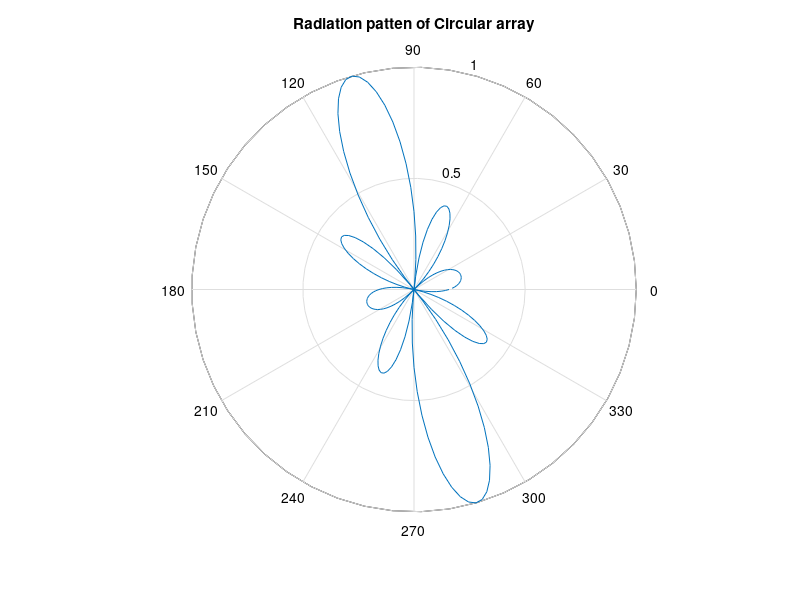

The MATLAB script that drew this image:
% Author : Vishwas K Singh
% Script to find radiation pattern of circular antenna array

% Clear everything
clc;
clear all;
close all;

% Take the lambda(Wavelength), N(Number of Elements), a(Circular radius),
% angle(theta and phi)
lambda = input('Enter the value of wavelength: ');
N = input('Enter the  number of elements (3,4,5...): ');
a = input('Enter your circular radius(interms of lambda for example 0.2 for 0.21lambda): ');
theta_0 = input('Enter angle theta at which main lobe occurs eg 45: ');
phi_0 = input('Enter angle phi at which main lobe occurs eg 90 : ');


B = (2* pi/lambda);
theta = pi/100 : pi/100 : 2 * pi;
phi = pi/100 : pi/100 : 2 * pi;
f1 = sin(theta_0) * cos(phi_0);
f2 = sin(theta_0) * sin(phi_0);
f3 = sin(theta) .* cos(phi);
f4 = sin(theta) .* sin(phi);
X = f3 - f1;
Y = f4 - f2;
ra = a.* sqrt(X.^2 + Y.^2);
AFn = besselj(0, B.* ra);

%plot the radiation pattern
polar(theta,AFn);
title('Radiation patten of Circular array');